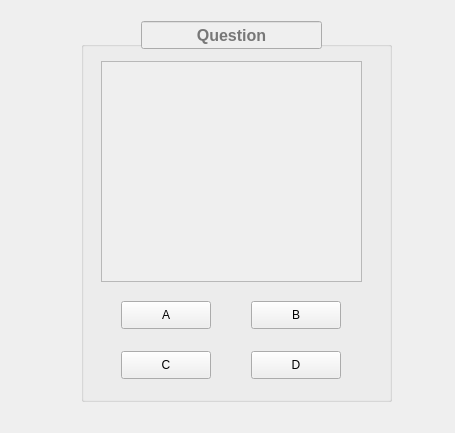
<?xml version="1.0" encoding="UTF-8"?>
<ui version="4.0">
 <class>MyWidget</class>
 <widget class="QWidget" name="MyWidget">
  <property name="geometry">
   <rect>
    <x>0</x>
    <y>0</y>
    <width>455</width>
    <height>433</height>
   </rect>
  </property>
  <property name="windowTitle">
   <string>Simple TCP client</string>
  </property>
  <layout class="QVBoxLayout" name="verticalLayout">
   <item>
    <widget class="QStackedWidget" name="stackedWidget">
     <property name="currentIndex">
      <number>4</number>
     </property>
     <widget class="QWidget" name="page">
      <widget class="QGroupBox" name="connectGroup">
       <property name="geometry">
        <rect>
         <x>0</x>
         <y>10</y>
         <width>437</width>
         <height>64</height>
        </rect>
       </property>
       <property name="title">
        <string/>
       </property>
       <layout class="QHBoxLayout" name="horizontalLayout">
        <item>
         <widget class="QLineEdit" name="hostLineEdit">
          <property name="text">
           <string>localhost</string>
          </property>
         </widget>
        </item>
        <item>
         <widget class="QSpinBox" name="portSpinBox">
          <property name="buttonSymbols">
           <enum>QAbstractSpinBox::PlusMinus</enum>
          </property>
          <property name="minimum">
           <number>1</number>
          </property>
          <property name="maximum">
           <number>65535</number>
          </property>
          <property name="value">
           <number>2000</number>
          </property>
         </widget>
        </item>
        <item>
         <widget class="QPushButton" name="conectBtn">
          <property name="text">
           <string>connect</string>
          </property>
         </widget>
        </item>
       </layout>
      </widget>
      <widget class="QGroupBox" name="talkGroup">
       <property name="enabled">
        <bool>false</bool>
       </property>
       <property name="geometry">
        <rect>
         <x>0</x>
         <y>90</y>
         <width>437</width>
         <height>262</height>
        </rect>
       </property>
       <property name="title">
        <string/>
       </property>
       <layout class="QGridLayout" name="gridLayout">
        <item row="1" column="0">
         <widget class="QLineEdit" name="msgLineEdit"/>
        </item>
        <item row="0" column="0" colspan="2">
         <widget class="QTextEdit" name="msgsTextEdit">
          <property name="readOnly">
           <bool>true</bool>
          </property>
         </widget>
        </item>
        <item row="1" column="1">
         <widget class="QPushButton" name="sendBtn">
          <property name="text">
           <string>send</string>
          </property>
         </widget>
        </item>
       </layout>
      </widget>
     </widget>
     <widget class="QWidget" name="page_2">
      <widget class="QGroupBox" name="groupBox">
       <property name="geometry">
        <rect>
         <x>70</x>
         <y>30</y>
         <width>311</width>
         <height>361</height>
        </rect>
       </property>
       <property name="title">
        <string/>
       </property>
       <widget class="QLineEdit" name="lineEditMM">
        <property name="enabled">
         <bool>true</bool>
        </property>
        <property name="geometry">
         <rect>
          <x>20</x>
          <y>260</y>
          <width>261</width>
          <height>41</height>
         </rect>
        </property>
       </widget>
       <widget class="QTextEdit" name="textEditMM">
        <property name="enabled">
         <bool>false</bool>
        </property>
        <property name="geometry">
         <rect>
          <x>20</x>
          <y>20</y>
          <width>261</width>
          <height>221</height>
         </rect>
        </property>
       </widget>
       <widget class="QPushButton" name="pushButtonMM">
        <property name="geometry">
         <rect>
          <x>110</x>
          <y>320</y>
          <width>90</width>
          <height>28</height>
         </rect>
        </property>
        <property name="text">
         <string>ENTER</string>
        </property>
       </widget>
      </widget>
      <widget class="QLineEdit" name="lineEditMMHead">
       <property name="enabled">
        <bool>false</bool>
       </property>
       <property name="geometry">
        <rect>
         <x>130</x>
         <y>10</y>
         <width>181</width>
         <height>28</height>
        </rect>
       </property>
       <property name="font">
        <font>
         <pointsize>12</pointsize>
         <weight>75</weight>
         <bold>true</bold>
        </font>
       </property>
       <property name="autoFillBackground">
        <bool>false</bool>
       </property>
       <property name="alignment">
        <set>Qt::AlignCenter</set>
       </property>
       <property name="readOnly">
        <bool>false</bool>
       </property>
       <property name="placeholderText">
        <string>Main Menu</string>
       </property>
      </widget>
     </widget>
     <widget class="QWidget" name="page_3">
      <widget class="QGroupBox" name="groupBox_2">
       <property name="geometry">
        <rect>
         <x>70</x>
         <y>30</y>
         <width>311</width>
         <height>361</height>
        </rect>
       </property>
       <property name="title">
        <string/>
       </property>
       <widget class="QLineEdit" name="lineEditMH">
        <property name="enabled">
         <bool>true</bool>
        </property>
        <property name="geometry">
         <rect>
          <x>20</x>
          <y>260</y>
          <width>261</width>
          <height>41</height>
         </rect>
        </property>
       </widget>
       <widget class="QTextEdit" name="textEditMH">
        <property name="enabled">
         <bool>false</bool>
        </property>
        <property name="geometry">
         <rect>
          <x>20</x>
          <y>20</y>
          <width>261</width>
          <height>221</height>
         </rect>
        </property>
       </widget>
       <widget class="QPushButton" name="pushButtonMH">
        <property name="geometry">
         <rect>
          <x>110</x>
          <y>320</y>
          <width>90</width>
          <height>28</height>
         </rect>
        </property>
        <property name="text">
         <string>ENTER</string>
        </property>
       </widget>
      </widget>
      <widget class="QLineEdit" name="lineEditMHHead">
       <property name="enabled">
        <bool>false</bool>
       </property>
       <property name="geometry">
        <rect>
         <x>130</x>
         <y>10</y>
         <width>181</width>
         <height>28</height>
        </rect>
       </property>
       <property name="font">
        <font>
         <pointsize>12</pointsize>
         <weight>75</weight>
         <bold>true</bold>
        </font>
       </property>
       <property name="autoFillBackground">
        <bool>false</bool>
       </property>
       <property name="alignment">
        <set>Qt::AlignCenter</set>
       </property>
       <property name="readOnly">
        <bool>false</bool>
       </property>
       <property name="placeholderText">
        <string>Host Menu</string>
       </property>
      </widget>
     </widget>
     <widget class="QWidget" name="page_4">
      <widget class="QGroupBox" name="groupBox_3">
       <property name="geometry">
        <rect>
         <x>70</x>
         <y>30</y>
         <width>311</width>
         <height>361</height>
        </rect>
       </property>
       <property name="title">
        <string/>
       </property>
       <widget class="QLineEdit" name="lineEditMP">
        <property name="enabled">
         <bool>true</bool>
        </property>
        <property name="geometry">
         <rect>
          <x>20</x>
          <y>260</y>
          <width>261</width>
          <height>41</height>
         </rect>
        </property>
       </widget>
       <widget class="QTextEdit" name="textEditMP">
        <property name="enabled">
         <bool>false</bool>
        </property>
        <property name="geometry">
         <rect>
          <x>20</x>
          <y>20</y>
          <width>261</width>
          <height>221</height>
         </rect>
        </property>
       </widget>
       <widget class="QPushButton" name="pushButtonMP">
        <property name="geometry">
         <rect>
          <x>110</x>
          <y>320</y>
          <width>90</width>
          <height>28</height>
         </rect>
        </property>
        <property name="text">
         <string>ENTER</string>
        </property>
       </widget>
      </widget>
      <widget class="QLineEdit" name="lineEditMPHead">
       <property name="enabled">
        <bool>false</bool>
       </property>
       <property name="geometry">
        <rect>
         <x>130</x>
         <y>10</y>
         <width>181</width>
         <height>28</height>
        </rect>
       </property>
       <property name="font">
        <font>
         <pointsize>12</pointsize>
         <weight>75</weight>
         <bold>true</bold>
        </font>
       </property>
       <property name="autoFillBackground">
        <bool>false</bool>
       </property>
       <property name="alignment">
        <set>Qt::AlignCenter</set>
       </property>
       <property name="readOnly">
        <bool>false</bool>
       </property>
       <property name="placeholderText">
        <string>Player Menu</string>
       </property>
      </widget>
     </widget>
     <widget class="QWidget" name="page_5">
      <widget class="QGroupBox" name="groupBox_4">
       <property name="geometry">
        <rect>
         <x>70</x>
         <y>30</y>
         <width>311</width>
         <height>361</height>
        </rect>
       </property>
       <property name="title">
        <string/>
       </property>
       <widget class="QTextEdit" name="textEditQ">
        <property name="enabled">
         <bool>false</bool>
        </property>
        <property name="geometry">
         <rect>
          <x>20</x>
          <y>20</y>
          <width>261</width>
          <height>221</height>
         </rect>
        </property>
       </widget>
       <widget class="QPushButton" name="pushButtonQA">
        <property name="geometry">
         <rect>
          <x>40</x>
          <y>260</y>
          <width>90</width>
          <height>28</height>
         </rect>
        </property>
        <property name="text">
         <string>A</string>
        </property>
       </widget>
       <widget class="QPushButton" name="pushButtonQB">
        <property name="geometry">
         <rect>
          <x>170</x>
          <y>260</y>
          <width>90</width>
          <height>28</height>
         </rect>
        </property>
        <property name="text">
         <string>B</string>
        </property>
       </widget>
       <widget class="QPushButton" name="pushButtonQC">
        <property name="geometry">
         <rect>
          <x>40</x>
          <y>310</y>
          <width>90</width>
          <height>28</height>
         </rect>
        </property>
        <property name="text">
         <string>C</string>
        </property>
       </widget>
       <widget class="QPushButton" name="pushButtonQD">
        <property name="geometry">
         <rect>
          <x>170</x>
          <y>310</y>
          <width>90</width>
          <height>28</height>
         </rect>
        </property>
        <property name="text">
         <string>D</string>
        </property>
       </widget>
      </widget>
      <widget class="QLineEdit" name="lineEditQHead">
       <property name="enabled">
        <bool>false</bool>
       </property>
       <property name="geometry">
        <rect>
         <x>130</x>
         <y>10</y>
         <width>181</width>
         <height>28</height>
        </rect>
       </property>
       <property name="font">
        <font>
         <pointsize>12</pointsize>
         <weight>75</weight>
         <bold>true</bold>
        </font>
       </property>
       <property name="autoFillBackground">
        <bool>false</bool>
       </property>
       <property name="alignment">
        <set>Qt::AlignCenter</set>
       </property>
       <property name="readOnly">
        <bool>false</bool>
       </property>
       <property name="placeholderText">
        <string>Question</string>
       </property>
      </widget>
     </widget>
    </widget>
   </item>
  </layout>
 </widget>
 <layoutdefault spacing="6" margin="11"/>
 <tabstops>
  <tabstop>portSpinBox</tabstop>
  <tabstop>hostLineEdit</tabstop>
  <tabstop>conectBtn</tabstop>
  <tabstop>msgLineEdit</tabstop>
  <tabstop>sendBtn</tabstop>
  <tabstop>msgsTextEdit</tabstop>
 </tabstops>
 <resources/>
 <connections/>
</ui>
